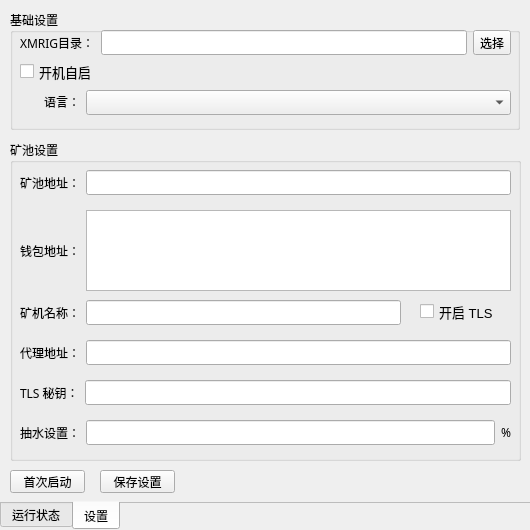
<?xml version="1.0" encoding="UTF-8"?>
<ui version="4.0">
 <class>MainWindow</class>
 <widget class="QWidget" name="MainWindow">
  <property name="geometry">
   <rect>
    <x>0</x>
    <y>0</y>
    <width>530</width>
    <height>530</height>
   </rect>
  </property>
  <property name="minimumSize">
   <size>
    <width>530</width>
    <height>530</height>
   </size>
  </property>
  <property name="maximumSize">
   <size>
    <width>530</width>
    <height>530</height>
   </size>
  </property>
  <property name="font">
   <font>
    <family>微软雅黑</family>
   </font>
  </property>
  <property name="windowTitle">
   <string>Form</string>
  </property>
  <property name="windowIcon">
   <iconset>
    <normaloff>../icon/icon.ico</normaloff>../icon/icon.ico</iconset>
  </property>
  <widget class="QTabWidget" name="tabWidget">
   <property name="geometry">
    <rect>
     <x>0</x>
     <y>0</y>
     <width>530</width>
     <height>530</height>
    </rect>
   </property>
   <property name="minimumSize">
    <size>
     <width>530</width>
     <height>530</height>
    </size>
   </property>
   <property name="maximumSize">
    <size>
     <width>530</width>
     <height>530</height>
    </size>
   </property>
   <property name="tabPosition">
    <enum>QTabWidget::South</enum>
   </property>
   <property name="currentIndex">
    <number>1</number>
   </property>
   <property name="documentMode">
    <bool>true</bool>
   </property>
   <widget class="QWidget" name="tab">
    <attribute name="title">
     <string>运行状态</string>
    </attribute>
    <widget class="QGroupBox" name="groupBox_3">
     <property name="geometry">
      <rect>
       <x>10</x>
       <y>10</y>
       <width>510</width>
       <height>201</height>
      </rect>
     </property>
     <property name="minimumSize">
      <size>
       <width>510</width>
       <height>201</height>
      </size>
     </property>
     <property name="maximumSize">
      <size>
       <width>510</width>
       <height>201</height>
      </size>
     </property>
     <property name="title">
      <string>日志</string>
     </property>
     <widget class="QTextBrowser" name="textBrowser">
      <property name="geometry">
       <rect>
        <x>10</x>
        <y>20</y>
        <width>490</width>
        <height>171</height>
       </rect>
      </property>
      <property name="minimumSize">
       <size>
        <width>490</width>
        <height>171</height>
       </size>
      </property>
      <property name="maximumSize">
       <size>
        <width>490</width>
        <height>171</height>
       </size>
      </property>
     </widget>
    </widget>
    <widget class="QGroupBox" name="groupBox_2">
     <property name="geometry">
      <rect>
       <x>10</x>
       <y>220</y>
       <width>511</width>
       <height>281</height>
      </rect>
     </property>
     <property name="title">
      <string>运行状态</string>
     </property>
     <widget class="QWidget" name="horizontalLayoutWidget">
      <property name="geometry">
       <rect>
        <x>10</x>
        <y>30</y>
        <width>231</width>
        <height>21</height>
       </rect>
      </property>
      <layout class="QHBoxLayout" name="horizontalLayout">
       <property name="sizeConstraint">
        <enum>QLayout::SetFixedSize</enum>
       </property>
       <item>
        <widget class="QLabel" name="label_2">
         <property name="sizePolicy">
          <sizepolicy hsizetype="Fixed" vsizetype="Preferred">
           <horstretch>0</horstretch>
           <verstretch>0</verstretch>
          </sizepolicy>
         </property>
         <property name="text">
          <string>运行状态：</string>
         </property>
        </widget>
       </item>
       <item>
        <widget class="QLabel" name="label_3">
         <property name="minimumSize">
          <size>
           <width>0</width>
           <height>0</height>
          </size>
         </property>
         <property name="maximumSize">
          <size>
           <width>151</width>
           <height>16777215</height>
          </size>
         </property>
         <property name="text">
          <string>未运行</string>
         </property>
         <property name="textFormat">
          <enum>Qt::PlainText</enum>
         </property>
        </widget>
       </item>
      </layout>
     </widget>
     <widget class="QWidget" name="horizontalLayoutWidget_2">
      <property name="geometry">
       <rect>
        <x>260</x>
        <y>30</y>
        <width>241</width>
        <height>21</height>
       </rect>
      </property>
      <layout class="QHBoxLayout" name="horizontalLayout_2">
       <property name="sizeConstraint">
        <enum>QLayout::SetFixedSize</enum>
       </property>
       <item>
        <widget class="QLabel" name="label_4">
         <property name="sizePolicy">
          <sizepolicy hsizetype="Fixed" vsizetype="Preferred">
           <horstretch>0</horstretch>
           <verstretch>0</verstretch>
          </sizepolicy>
         </property>
         <property name="text">
          <string>最后测速：</string>
         </property>
        </widget>
       </item>
       <item>
        <widget class="QLabel" name="label_5">
         <property name="minimumSize">
          <size>
           <width>151</width>
           <height>0</height>
          </size>
         </property>
         <property name="maximumSize">
          <size>
           <width>151</width>
           <height>16777215</height>
          </size>
         </property>
         <property name="text">
          <string>未获取</string>
         </property>
         <property name="textFormat">
          <enum>Qt::PlainText</enum>
         </property>
        </widget>
       </item>
      </layout>
     </widget>
     <widget class="QWidget" name="horizontalLayoutWidget_3">
      <property name="geometry">
       <rect>
        <x>10</x>
        <y>60</y>
        <width>496</width>
        <height>21</height>
       </rect>
      </property>
      <layout class="QHBoxLayout" name="horizontalLayout_3">
       <property name="sizeConstraint">
        <enum>QLayout::SetFixedSize</enum>
       </property>
       <item>
        <widget class="QLabel" name="label_6">
         <property name="sizePolicy">
          <sizepolicy hsizetype="Fixed" vsizetype="Preferred">
           <horstretch>0</horstretch>
           <verstretch>0</verstretch>
          </sizepolicy>
         </property>
         <property name="text">
          <string>HUGE PAGES：</string>
         </property>
        </widget>
       </item>
       <item>
        <widget class="QLabel" name="label_7">
         <property name="minimumSize">
          <size>
           <width>360</width>
           <height>0</height>
          </size>
         </property>
         <property name="maximumSize">
          <size>
           <width>400</width>
           <height>16777215</height>
          </size>
         </property>
         <property name="text">
          <string>未获取</string>
         </property>
         <property name="textFormat">
          <enum>Qt::PlainText</enum>
         </property>
        </widget>
       </item>
      </layout>
     </widget>
     <widget class="QWidget" name="horizontalLayoutWidget_4">
      <property name="geometry">
       <rect>
        <x>10</x>
        <y>90</y>
        <width>291</width>
        <height>21</height>
       </rect>
      </property>
      <layout class="QHBoxLayout" name="horizontalLayout_4">
       <property name="sizeConstraint">
        <enum>QLayout::SetFixedSize</enum>
       </property>
       <item>
        <widget class="QLabel" name="label_8">
         <property name="sizePolicy">
          <sizepolicy hsizetype="Fixed" vsizetype="Preferred">
           <horstretch>0</horstretch>
           <verstretch>0</verstretch>
          </sizepolicy>
         </property>
         <property name="text">
          <string>1GB PAGES：</string>
         </property>
        </widget>
       </item>
       <item>
        <widget class="QLabel" name="label_9">
         <property name="minimumSize">
          <size>
           <width>390</width>
           <height>0</height>
          </size>
         </property>
         <property name="maximumSize">
          <size>
           <width>390</width>
           <height>16777215</height>
          </size>
         </property>
         <property name="text">
          <string>未获取</string>
         </property>
         <property name="textFormat">
          <enum>Qt::PlainText</enum>
         </property>
        </widget>
       </item>
      </layout>
     </widget>
     <widget class="QWidget" name="horizontalLayoutWidget_5">
      <property name="geometry">
       <rect>
        <x>10</x>
        <y>120</y>
        <width>491</width>
        <height>21</height>
       </rect>
      </property>
      <layout class="QHBoxLayout" name="horizontalLayout_5">
       <property name="sizeConstraint">
        <enum>QLayout::SetFixedSize</enum>
       </property>
       <item>
        <widget class="QLabel" name="label_10">
         <property name="sizePolicy">
          <sizepolicy hsizetype="Fixed" vsizetype="Preferred">
           <horstretch>0</horstretch>
           <verstretch>0</verstretch>
          </sizepolicy>
         </property>
         <property name="text">
          <string>CPU：</string>
         </property>
        </widget>
       </item>
       <item>
        <widget class="QLabel" name="label_11">
         <property name="minimumSize">
          <size>
           <width>440</width>
           <height>19</height>
          </size>
         </property>
         <property name="maximumSize">
          <size>
           <width>440</width>
           <height>19</height>
          </size>
         </property>
         <property name="sizeIncrement">
          <size>
           <width>327</width>
           <height>19</height>
          </size>
         </property>
         <property name="baseSize">
          <size>
           <width>327</width>
           <height>19</height>
          </size>
         </property>
         <property name="text">
          <string>未获取</string>
         </property>
         <property name="textFormat">
          <enum>Qt::RichText</enum>
         </property>
         <property name="alignment">
          <set>Qt::AlignLeading|Qt::AlignLeft|Qt::AlignTop</set>
         </property>
         <property name="wordWrap">
          <bool>false</bool>
         </property>
        </widget>
       </item>
      </layout>
     </widget>
     <widget class="QWidget" name="horizontalLayoutWidget_6">
      <property name="geometry">
       <rect>
        <x>10</x>
        <y>150</y>
        <width>491</width>
        <height>21</height>
       </rect>
      </property>
      <layout class="QHBoxLayout" name="horizontalLayout_6">
       <property name="sizeConstraint">
        <enum>QLayout::SetFixedSize</enum>
       </property>
       <item>
        <widget class="QLabel" name="label_12">
         <property name="sizePolicy">
          <sizepolicy hsizetype="Fixed" vsizetype="Preferred">
           <horstretch>0</horstretch>
           <verstretch>0</verstretch>
          </sizepolicy>
         </property>
         <property name="text">
          <string>MEMORY：</string>
         </property>
        </widget>
       </item>
       <item>
        <widget class="QLabel" name="label_13">
         <property name="minimumSize">
          <size>
           <width>400</width>
           <height>0</height>
          </size>
         </property>
         <property name="maximumSize">
          <size>
           <width>400</width>
           <height>16777215</height>
          </size>
         </property>
         <property name="text">
          <string>未获取</string>
         </property>
         <property name="textFormat">
          <enum>Qt::PlainText</enum>
         </property>
        </widget>
       </item>
      </layout>
     </widget>
     <widget class="QWidget" name="horizontalLayoutWidget_7">
      <property name="geometry">
       <rect>
        <x>320</x>
        <y>90</y>
        <width>181</width>
        <height>21</height>
       </rect>
      </property>
      <layout class="QHBoxLayout" name="horizontalLayout_7">
       <property name="sizeConstraint">
        <enum>QLayout::SetFixedSize</enum>
       </property>
       <item>
        <widget class="QLabel" name="label_14">
         <property name="sizePolicy">
          <sizepolicy hsizetype="Fixed" vsizetype="Preferred">
           <horstretch>0</horstretch>
           <verstretch>0</verstretch>
          </sizepolicy>
         </property>
         <property name="text">
          <string>抽水：</string>
         </property>
        </widget>
       </item>
       <item>
        <widget class="QLabel" name="label_15">
         <property name="text">
          <string/>
         </property>
         <property name="textFormat">
          <enum>Qt::PlainText</enum>
         </property>
        </widget>
       </item>
      </layout>
     </widget>
     <widget class="QWidget" name="horizontalLayoutWidget_8">
      <property name="geometry">
       <rect>
        <x>10</x>
        <y>180</y>
        <width>491</width>
        <height>21</height>
       </rect>
      </property>
      <layout class="QHBoxLayout" name="horizontalLayout_8">
       <property name="sizeConstraint">
        <enum>QLayout::SetFixedSize</enum>
       </property>
       <item>
        <widget class="QLabel" name="label_16">
         <property name="sizePolicy">
          <sizepolicy hsizetype="Fixed" vsizetype="Preferred">
           <horstretch>0</horstretch>
           <verstretch>0</verstretch>
          </sizepolicy>
         </property>
         <property name="text">
          <string>主板：</string>
         </property>
        </widget>
       </item>
       <item>
        <widget class="QLabel" name="label_17">
         <property name="minimumSize">
          <size>
           <width>380</width>
           <height>19</height>
          </size>
         </property>
         <property name="maximumSize">
          <size>
           <width>380</width>
           <height>19</height>
          </size>
         </property>
         <property name="text">
          <string>未获取</string>
         </property>
         <property name="textFormat">
          <enum>Qt::PlainText</enum>
         </property>
         <property name="alignment">
          <set>Qt::AlignLeading|Qt::AlignLeft|Qt::AlignTop</set>
         </property>
         <property name="wordWrap">
          <bool>false</bool>
         </property>
        </widget>
       </item>
      </layout>
     </widget>
     <widget class="QWidget" name="horizontalLayoutWidget_9">
      <property name="geometry">
       <rect>
        <x>10</x>
        <y>210</y>
        <width>491</width>
        <height>21</height>
       </rect>
      </property>
      <layout class="QHBoxLayout" name="horizontalLayout_9">
       <property name="sizeConstraint">
        <enum>QLayout::SetFixedSize</enum>
       </property>
       <item>
        <widget class="QLabel" name="label_18">
         <property name="sizePolicy">
          <sizepolicy hsizetype="Fixed" vsizetype="Preferred">
           <horstretch>0</horstretch>
           <verstretch>0</verstretch>
          </sizepolicy>
         </property>
         <property name="text">
          <string>矿池：</string>
         </property>
        </widget>
       </item>
       <item>
        <widget class="QLabel" name="label_19">
         <property name="minimumSize">
          <size>
           <width>400</width>
           <height>0</height>
          </size>
         </property>
         <property name="maximumSize">
          <size>
           <width>400</width>
           <height>16777215</height>
          </size>
         </property>
         <property name="text">
          <string/>
         </property>
         <property name="textFormat">
          <enum>Qt::PlainText</enum>
         </property>
         <property name="wordWrap">
          <bool>true</bool>
         </property>
        </widget>
       </item>
      </layout>
     </widget>
     <widget class="QWidget" name="horizontalLayoutWidget_10">
      <property name="geometry">
       <rect>
        <x>10</x>
        <y>240</y>
        <width>491</width>
        <height>27</height>
       </rect>
      </property>
      <layout class="QHBoxLayout" name="horizontalLayout_10">
       <property name="sizeConstraint">
        <enum>QLayout::SetFixedSize</enum>
       </property>
       <item>
        <widget class="QLabel" name="label_20">
         <property name="sizePolicy">
          <sizepolicy hsizetype="Fixed" vsizetype="Preferred">
           <horstretch>0</horstretch>
           <verstretch>0</verstretch>
          </sizepolicy>
         </property>
         <property name="minimumSize">
          <size>
           <width>72</width>
           <height>25</height>
          </size>
         </property>
         <property name="maximumSize">
          <size>
           <width>72</width>
           <height>25</height>
          </size>
         </property>
         <property name="autoFillBackground">
          <bool>true</bool>
         </property>
         <property name="text">
          <string>更新下载中：</string>
         </property>
         <property name="textFormat">
          <enum>Qt::PlainText</enum>
         </property>
        </widget>
       </item>
       <item>
        <widget class="QProgressBar" name="progressBar">
         <property name="minimumSize">
          <size>
           <width>390</width>
           <height>18</height>
          </size>
         </property>
         <property name="maximumSize">
          <size>
           <width>390</width>
           <height>18</height>
          </size>
         </property>
         <property name="tabletTracking">
          <bool>false</bool>
         </property>
         <property name="acceptDrops">
          <bool>false</bool>
         </property>
         <property name="autoFillBackground">
          <bool>false</bool>
         </property>
         <property name="value">
          <number>0</number>
         </property>
        </widget>
       </item>
      </layout>
     </widget>
    </widget>
   </widget>
   <widget class="QWidget" name="tab_2">
    <attribute name="title">
     <string>设置</string>
    </attribute>
    <widget class="QGroupBox" name="groupBox">
     <property name="geometry">
      <rect>
       <x>10</x>
       <y>10</y>
       <width>510</width>
       <height>120</height>
      </rect>
     </property>
     <property name="minimumSize">
      <size>
       <width>510</width>
       <height>120</height>
      </size>
     </property>
     <property name="maximumSize">
      <size>
       <width>510</width>
       <height>120</height>
      </size>
     </property>
     <property name="title">
      <string>基础设置</string>
     </property>
     <widget class="QWidget" name="formLayoutWidget">
      <property name="geometry">
       <rect>
        <x>10</x>
        <y>20</y>
        <width>491</width>
        <height>25</height>
       </rect>
      </property>
      <layout class="QGridLayout" name="gridLayout">
       <item row="0" column="0">
        <widget class="QLabel" name="label">
         <property name="text">
          <string>XMRIG目录：</string>
         </property>
        </widget>
       </item>
       <item row="0" column="1">
        <widget class="QLineEdit" name="lineEdit"/>
       </item>
       <item row="0" column="2">
        <widget class="QToolButton" name="toolButton">
         <property name="contextMenuPolicy">
          <enum>Qt::ActionsContextMenu</enum>
         </property>
         <property name="text">
          <string>选择</string>
         </property>
        </widget>
       </item>
      </layout>
     </widget>
     <widget class="QCheckBox" name="checkBox">
      <property name="geometry">
       <rect>
        <x>10</x>
        <y>50</y>
        <width>251</width>
        <height>23</height>
       </rect>
      </property>
      <property name="font">
       <font>
        <family>Arial</family>
        <pointsize>10</pointsize>
       </font>
      </property>
      <property name="text">
       <string>开机自启</string>
      </property>
     </widget>
     <widget class="QWidget" name="formLayoutWidget_9">
      <property name="geometry">
       <rect>
        <x>10</x>
        <y>80</y>
        <width>491</width>
        <height>25</height>
       </rect>
      </property>
      <layout class="QFormLayout" name="formLayout_7">
       <item row="0" column="0">
        <widget class="QLabel" name="label_28">
         <property name="minimumSize">
          <size>
           <width>60</width>
           <height>23</height>
          </size>
         </property>
         <property name="maximumSize">
          <size>
           <width>60</width>
           <height>23</height>
          </size>
         </property>
         <property name="text">
          <string>语言：</string>
         </property>
         <property name="alignment">
          <set>Qt::AlignRight|Qt::AlignTrailing|Qt::AlignVCenter</set>
         </property>
        </widget>
       </item>
       <item row="0" column="1">
        <widget class="QComboBox" name="comboBox"/>
       </item>
      </layout>
     </widget>
    </widget>
    <widget class="QGroupBox" name="groupBox_4">
     <property name="geometry">
      <rect>
       <x>10</x>
       <y>140</y>
       <width>511</width>
       <height>321</height>
      </rect>
     </property>
     <property name="title">
      <string>矿池设置</string>
     </property>
     <widget class="QWidget" name="formLayoutWidget_3">
      <property name="geometry">
       <rect>
        <x>10</x>
        <y>30</y>
        <width>491</width>
        <height>25</height>
       </rect>
      </property>
      <layout class="QGridLayout" name="gridLayout_3">
       <item row="0" column="0">
        <widget class="QLabel" name="label_21">
         <property name="text">
          <string>矿池地址：</string>
         </property>
        </widget>
       </item>
       <item row="0" column="1">
        <widget class="QLineEdit" name="lineEdit_3"/>
       </item>
      </layout>
     </widget>
     <widget class="QCheckBox" name="checkBox_3">
      <property name="geometry">
       <rect>
        <x>410</x>
        <y>160</y>
        <width>91</width>
        <height>23</height>
       </rect>
      </property>
      <property name="font">
       <font>
        <family>Arial</family>
        <pointsize>10</pointsize>
       </font>
      </property>
      <property name="text">
       <string>开启 TLS</string>
      </property>
     </widget>
     <widget class="QWidget" name="formLayoutWidget_4">
      <property name="geometry">
       <rect>
        <x>10</x>
        <y>70</y>
        <width>491</width>
        <height>81</height>
       </rect>
      </property>
      <layout class="QGridLayout" name="gridLayout_4">
       <item row="1" column="0">
        <widget class="QLabel" name="label_22">
         <property name="text">
          <string>钱包地址：</string>
         </property>
        </widget>
       </item>
       <item row="1" column="1">
        <widget class="QTextEdit" name="textEdit"/>
       </item>
      </layout>
     </widget>
     <widget class="QWidget" name="formLayoutWidget_5">
      <property name="geometry">
       <rect>
        <x>10</x>
        <y>160</y>
        <width>381</width>
        <height>25</height>
       </rect>
      </property>
      <layout class="QGridLayout" name="gridLayout_5">
       <item row="0" column="0">
        <widget class="QLabel" name="label_23">
         <property name="text">
          <string>矿机名称：</string>
         </property>
        </widget>
       </item>
       <item row="0" column="1">
        <widget class="QLineEdit" name="lineEdit_4"/>
       </item>
      </layout>
     </widget>
     <widget class="QWidget" name="formLayoutWidget_6">
      <property name="geometry">
       <rect>
        <x>10</x>
        <y>200</y>
        <width>491</width>
        <height>25</height>
       </rect>
      </property>
      <layout class="QGridLayout" name="gridLayout_6">
       <item row="0" column="0">
        <widget class="QLabel" name="label_24">
         <property name="text">
          <string>代理地址：</string>
         </property>
        </widget>
       </item>
       <item row="0" column="1">
        <widget class="QLineEdit" name="lineEdit_5"/>
       </item>
      </layout>
     </widget>
     <widget class="QWidget" name="formLayoutWidget_7">
      <property name="geometry">
       <rect>
        <x>10</x>
        <y>240</y>
        <width>491</width>
        <height>25</height>
       </rect>
      </property>
      <layout class="QGridLayout" name="gridLayout_7">
       <item row="0" column="0">
        <widget class="QLabel" name="label_25">
         <property name="text">
          <string>TLS 秘钥：</string>
         </property>
        </widget>
       </item>
       <item row="0" column="1">
        <widget class="QLineEdit" name="lineEdit_6"/>
       </item>
      </layout>
     </widget>
     <widget class="QWidget" name="formLayoutWidget_8">
      <property name="geometry">
       <rect>
        <x>10</x>
        <y>280</y>
        <width>491</width>
        <height>25</height>
       </rect>
      </property>
      <layout class="QGridLayout" name="gridLayout_8">
       <item row="0" column="2">
        <widget class="QLabel" name="label_27">
         <property name="text">
          <string>%</string>
         </property>
        </widget>
       </item>
       <item row="0" column="0">
        <widget class="QLabel" name="label_26">
         <property name="text">
          <string>抽水设置：</string>
         </property>
        </widget>
       </item>
       <item row="0" column="1">
        <widget class="QLineEdit" name="lineEdit_7"/>
       </item>
      </layout>
     </widget>
    </widget>
    <widget class="QPushButton" name="pushButton">
     <property name="geometry">
      <rect>
       <x>10</x>
       <y>470</y>
       <width>75</width>
       <height>23</height>
      </rect>
     </property>
     <property name="text">
      <string>首次启动</string>
     </property>
    </widget>
    <widget class="QPushButton" name="pushButton_2">
     <property name="geometry">
      <rect>
       <x>100</x>
       <y>470</y>
       <width>75</width>
       <height>23</height>
      </rect>
     </property>
     <property name="text">
      <string>保存设置</string>
     </property>
    </widget>
   </widget>
  </widget>
 </widget>
 <resources/>
 <connections/>
</ui>
